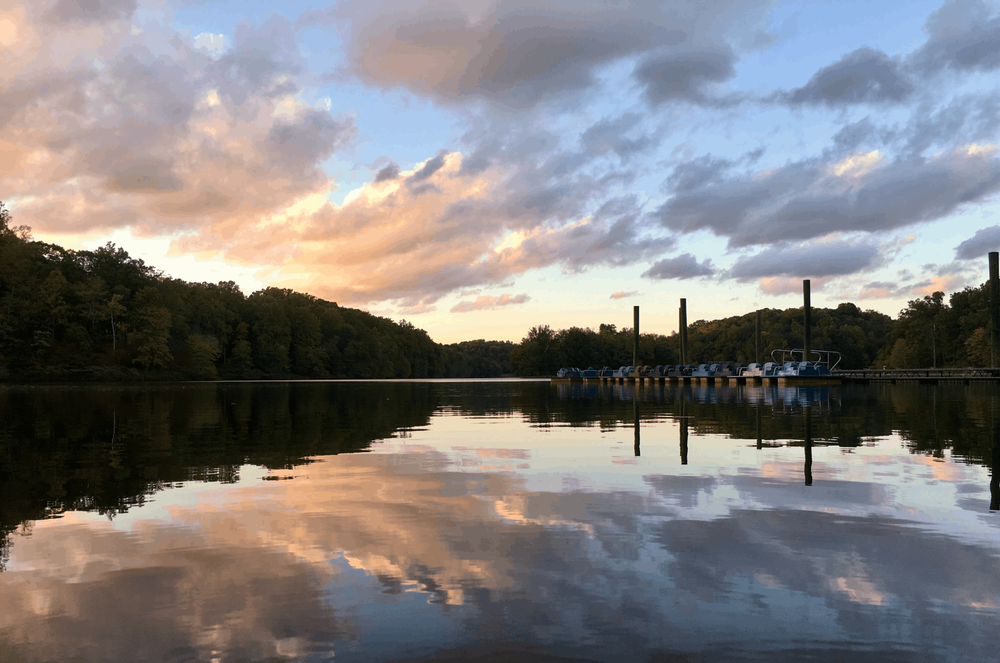
#> input picture 14 Photo manipulation in Python/input/lake.png, 1000 x 663 px, shrunk from 1800 x 1194 before the run
$ python transform.py
#> lines starting #> are read from the running program, lines starting #| are printed output that depends on the picture
### 14 Photo manipulation in Python/image.py

import numpy as np
from PIL import Image as PILImage
import os

class Image:
    def __init__(self, x_pixels=0, y_pixels=0, num_channels=0, filename=''):
        self.input_path = 'input/'
        self.output_path = 'output/'

        os.makedirs(self.input_path, exist_ok=True)
        os.makedirs(self.output_path, exist_ok=True)

        if filename:
            self.array = self.read_image(filename)
            self.y_pixels, self.x_pixels, self.num_channels = self.array.shape
        elif x_pixels and y_pixels and num_channels:
            self.x_pixels = x_pixels
            self.y_pixels = y_pixels
            self.num_channels = num_channels
            self.array = np.zeros((y_pixels, x_pixels, num_channels), dtype=np.float32)
        else:
            raise ValueError("You must provide either dimensions or a filename")

    def read_image(self, filename, gamma=2.2):
#> called with filename = 'lake.png', gamma = 2.2
        image = PILImage.open(self.input_path + filename).convert('RGB')
#> image is the input picture: PIL image 1000x663 RGB; mean R, G, B 129.4, 127, 127.7
        image_np = np.asarray(image).astype(np.float32) / 255.0
        image_np = np.power(image_np, gamma)
#> call 2 of read_image, with filename = 'city.png', gamma = 2.2
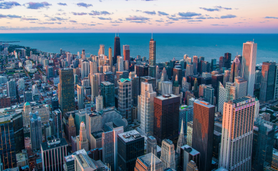
#> input picture 14 Photo manipulation in Python/input/city.png, 278 x 171 px, shrunk from 500 x 308 before the run
#> in read_image, image is the input picture: PIL image 278x171 RGB; mean R, G, B 91.4, 111.4, 128.4
#> in read_image (call 2), `image_np = np.power(image_np, gamma)`:
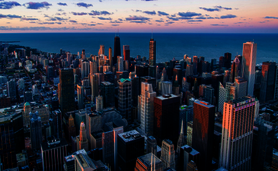
#> image_np: shape (171, 278, 3) float32; mean R, G, B 0.209, 0.225, 0.282
        return image_np

    def write_image(self, output_file_name, gamma=2.2):
        im = np.clip(self.array, 0, 1)
        im_gamma = np.power(im, 1 / gamma)
        im_uint8 = (im_gamma * 255).astype(np.uint8)
        output_image = PILImage.fromarray(im_uint8)
        output_image.save(self.output_path + output_file_name)
        print(f"Image saved: {self.output_path + output_file_name}")

# [3 lines that do not run on import are left out]

### 14 Photo manipulation in Python/transform.py
from image import Image
import numpy as np

def brighten(image, factor):
    # when we brighten, we just want to make each channel higher by some amount
    # factor is a value > 0, how much you want to brighten the image by (< 1 = darken, > 1 = brighten)
#> called with factor = 1.2
    image.array = np.clip(image.array * factor, 0, 1)
    return image

def adjust_contrast(image, factor, mid):
    # adjust the contrast by increasing the difference from the user-defined midpoint by factor amount
#> called with factor = 1.5, mid = 0.5
    image.array = np.clip((image.array - mid) * factor + mid, 0, 1)
#> image.array: shape (171, 278, 3) float32
#> call 2 of write_image, with output_file_name = 'contrasted_city.png', gamma = 2.2
#> in write_image (call 2), `im_gamma = np.power(im, 1 / gamma)`:
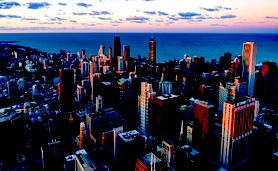
#> im_gamma: shape (171, 278, 3) float32; mean R, G, B 0.232, 0.257, 0.339
    return image

def blur(image, kernel_size):
    # kernel size is the number of pixels to take into account when applying the blur
    # (ie kernel_size = 3 would be neighbors to the left/right, top/bottom, and diagonals)
    # kernel size should always be an *odd* number
#> called with kernel_size = 3
    pad = kernel_size // 2
    padded = np.pad(image.array, ((pad, pad), (pad, pad), (0, 0)), mode='edge')
    blurred = np.zeros_like(image.array)
    for y in range(image.y_pixels):
        for x in range(image.x_pixels):
            region = padded[y:y+kernel_size, x:x+kernel_size]
            blurred[y, x] = np.mean(region, axis=(0, 1))
#> `sobel_x = np.array([[1, 0, -1], [2, 0, -2], [1, 0, -1]])`: sobel_x = [[1, 0, -1], [2, 0, -2], [1, 0, -1]]
    image.array = blurred
    return image

def apply_kernel(image, kernel):
    # the kernel should be a 2D array that represents the kernel we'll use!
    # for the sake of simiplicity of this implementation, let's assume that the kernel is SQUARE
    # for example the sobel x kernel (detecting horizontal edges) is as follows:
    # [1 0 -1]
    # [2 0 -2]
    # [1 0 -1]
    k_size = kernel.shape[0]
#> k_size = 3
    pad = k_size // 2
#> pad = 1
    padded = np.pad(image.array, ((pad, pad), (pad, pad), (0, 0)), mode='edge')
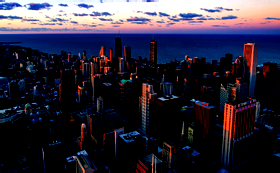
#> padded: shape (173, 280, 3) float32; mean R, G, B 0.189, 0.174, 0.235
    filtered = np.zeros_like(image.array)
    for y in range(image.y_pixels):
        for x in range(image.x_pixels):
            for c in range(image.num_channels):
                region = padded[y:y+k_size, x:x+k_size, c]
                filtered[y, x, c] = np.sum(region * kernel)
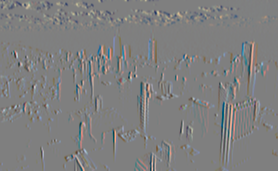
#> filtered: shape (171, 278, 3) float32; mean R, G, B -0.00036, 0.000718, 0.000678; drawn with min black and max white
    image.array = np.clip(filtered, 0, 1)
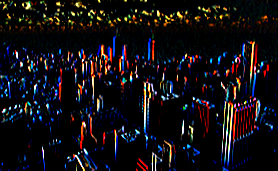
#> image.array: shape (171, 278, 3) float32; mean R, G, B 0.073, 0.0628, 0.0768
    return image

def combine_images(image1, image2):
    # let's combine two images using the squared sum of squares: value = sqrt(value_1**2 + value_2**2)
    # size of image1 and image2 MUST be the same
    if image1.array.shape != image2.array.shape:
        raise ValueError("Images must be the same size to combine")
    combined_array = np.sqrt(np.square(image1.array) + np.square(image2.array))
    combined_array = np.clip(combined_array, 0, 1)
    combined_image = Image(image1.x_pixels, image1.y_pixels, image1.num_channels)
    combined_image.array = combined_array
    return combined_image

if __name__ == '__main__':
    lake = Image(filename='lake.png')
    city = Image(filename='city.png')

    # Example usage and testing of the functions
    brightened_lake = brighten(lake, 1.2)
    brightened_lake.write_image('brightened_lake.png')

    contrasted_city = adjust_contrast(city, 1.5, 0.5)
    contrasted_city.write_image('contrasted_city.png')

    blurred_lake = blur(lake, 3)
    blurred_lake.write_image('blurred_lake.png')

    # Sobel X kernel for edge detection
    sobel_x = np.array([[1, 0, -1],
                        [2, 0, -2],
                        [1, 0, -1]])
    edge_city = apply_kernel(city, sobel_x)
    edge_city.write_image('edge_city.png')
#> call 4 of write_image, with output_file_name = 'edge_city.png', gamma = 2.2
#> in write_image (call 4), `im_gamma = np.power(im, 1 / gamma)`:
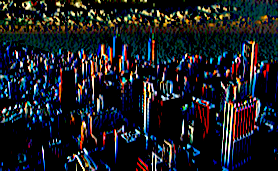
#> im_gamma: shape (171, 278, 3) float32; mean R, G, B 0.11, 0.12, 0.144

#> (the run stopped early here; a loop or call above may not have finished)
